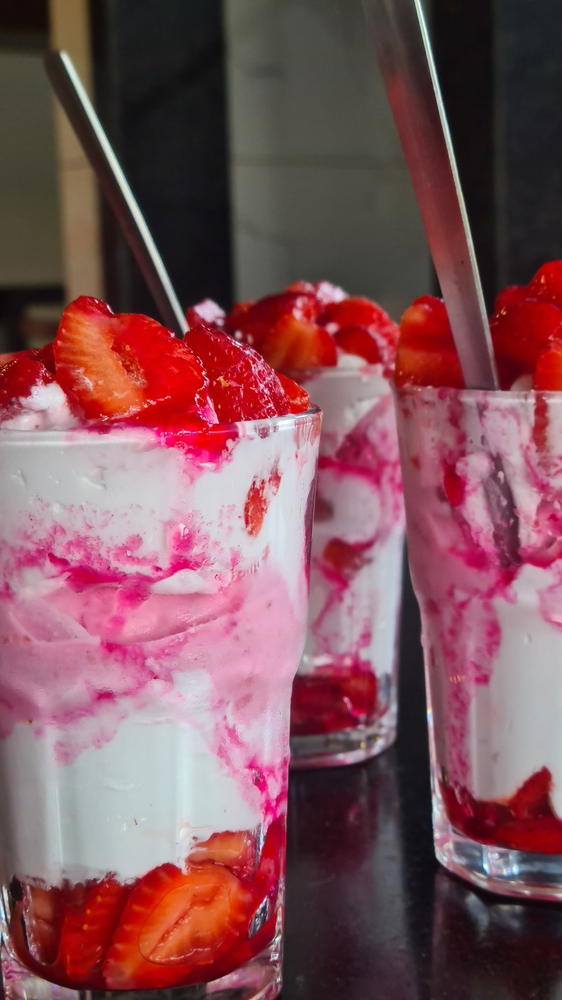
#> input picture IPPR assgn/Eight/input_rgb_image.jpg, 562 x 1000 px, shrunk from 2268 x 4032 before the run
$ python eight.py
#> lines starting #> are read from the running program, lines starting #| are printed output that depends on the picture
import cv2
import numpy as np
import matplotlib.pyplot as plt

def histogram_equalization_rgb(image_path):
    # Read the RGB image
#> called with image_path = 'input_rgb_image.jpg'
    image = cv2.imread(image_path)
#> image is the input picture: shape (1000, 562, 3); mean B, G, R 89.9, 82.8, 127.9

    if image is None:
        raise FileNotFoundError("Image not found")

    # Split the image into Red, Green, and Blue channels
    blue_channel, green_channel, red_channel = cv2.split(image)
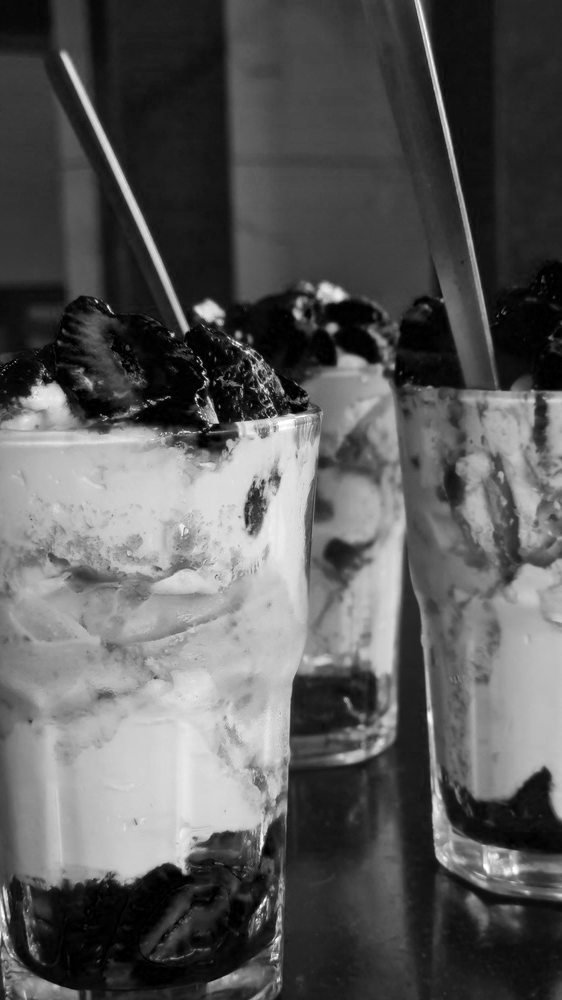
#> blue_channel: shape (1000, 562); min 0, max 255, mean 89.9
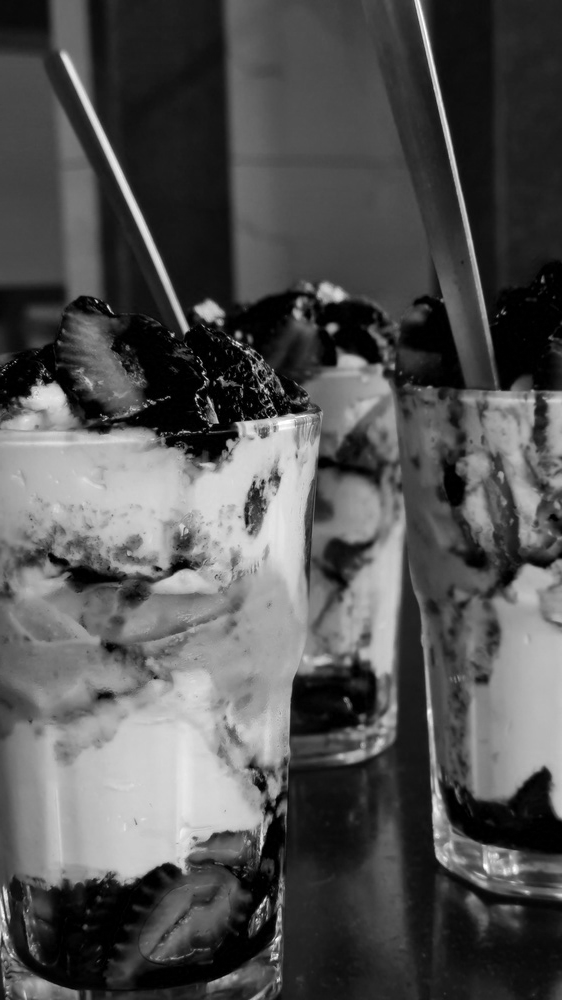
#> green_channel: shape (1000, 562); min 0, max 255, mean 82.8
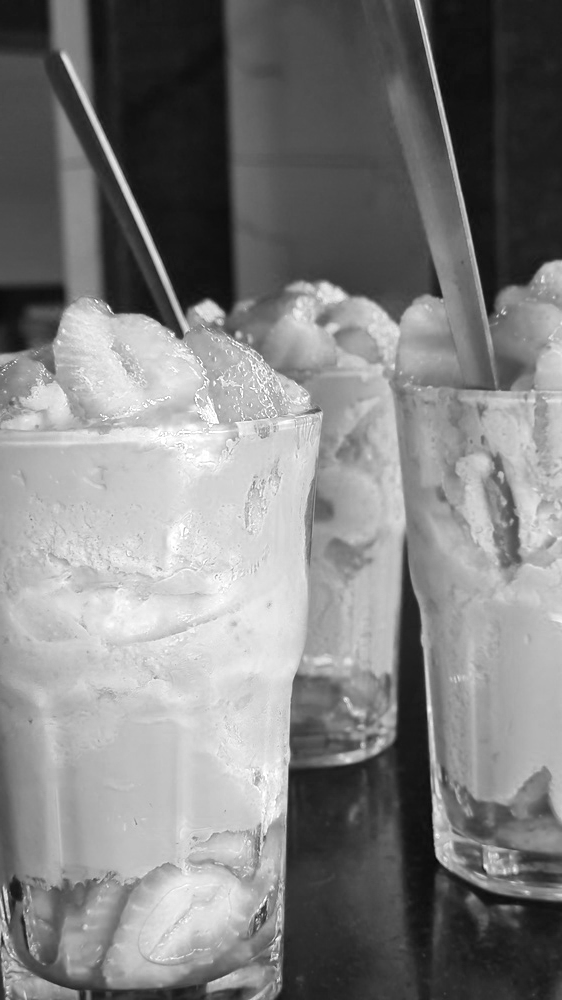
#> red_channel: shape (1000, 562); min 6, max 255, mean 127.9

    # Equalize the histogram of each color channel separately
    equalized_blue = cv2.equalizeHist(blue_channel)
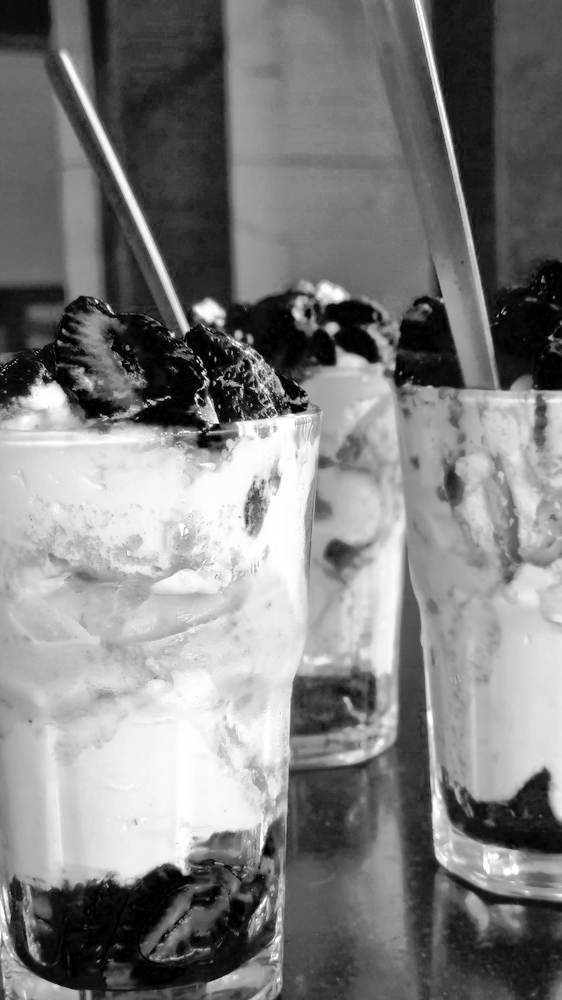
#> equalized_blue: shape (1000, 562); min 0, max 255, mean 127.3
    equalized_green = cv2.equalizeHist(green_channel)
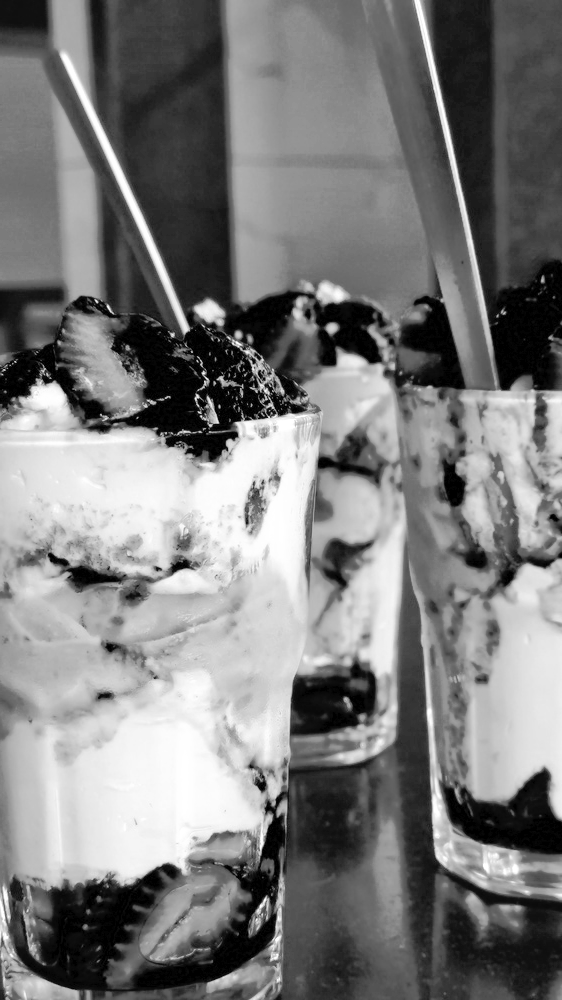
#> equalized_green: shape (1000, 562); min 0, max 255, mean 124.6
    equalized_red = cv2.equalizeHist(red_channel)

    # Merge the equalized channels back into a 24-bit RGB image
    equalized_image = cv2.merge([equalized_blue, equalized_green, equalized_red])
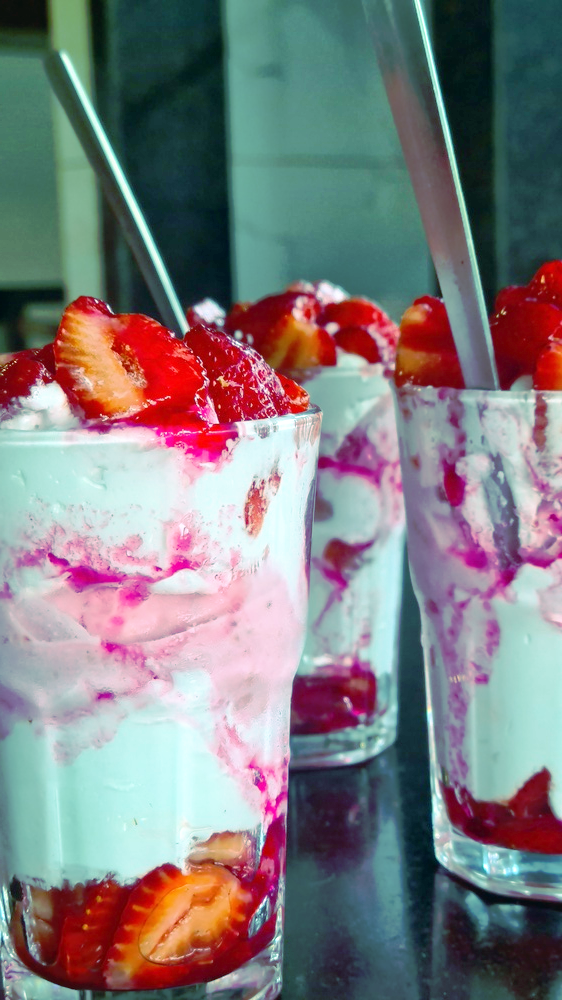
#> equalized_image: shape (1000, 562, 3); mean B, G, R 127.3, 124.6, 128.2

    # Save the equalized image
    equalized_image_path = 'equalized_rgb_image.jpg'
    cv2.imwrite(equalized_image_path, equalized_image)

    # Compute histograms for original and equalized images
    def compute_histograms(image):
        blue, green, red = cv2.split(image)
        blue_hist = cv2.calcHist([blue], [0], None, [256], [0, 256])
#> blue_hist = 256 values, max 6913 at index 27, min 2 at index 253, mean 2195.3
        green_hist = cv2.calcHist([green], [0], None, [256], [0, 256])
#> green_hist = 256 values, max 15896 at index 0, min 0 at index 249, mean 2195.3
        red_hist = cv2.calcHist([red], [0], None, [256], [0, 256])
#> red_hist = 256 values, max 5532 at index 77, min 0 at index 0, mean 2195.3
        return blue_hist, green_hist, red_hist

    original_histograms = compute_histograms(image)
    equalized_histograms = compute_histograms(equalized_image)

    # Plot histograms
    def plot_histograms(original_histograms, equalized_histograms):
        plt.figure(figsize=(12, 8))

        # Plot histograms for the original image
        plt.subplot(2, 2, 1)
        plt.plot(original_histograms[0], color='blue')
        plt.plot(original_histograms[1], color='green')
        plt.plot(original_histograms[2], color='red')
        plt.title('Original Image Histograms')
        plt.xlabel('Pixel Intensity')
        plt.ylabel('Frequency')

        # Plot histograms for the equalized image
        plt.subplot(2, 2, 2)
        plt.plot(equalized_histograms[0], color='blue')
        plt.plot(equalized_histograms[1], color='green')
        plt.plot(equalized_histograms[2], color='red')
        plt.title('Equalized Image Histograms')
        plt.xlabel('Pixel Intensity')
        plt.ylabel('Frequency')

        plt.tight_layout()
        plt.show()
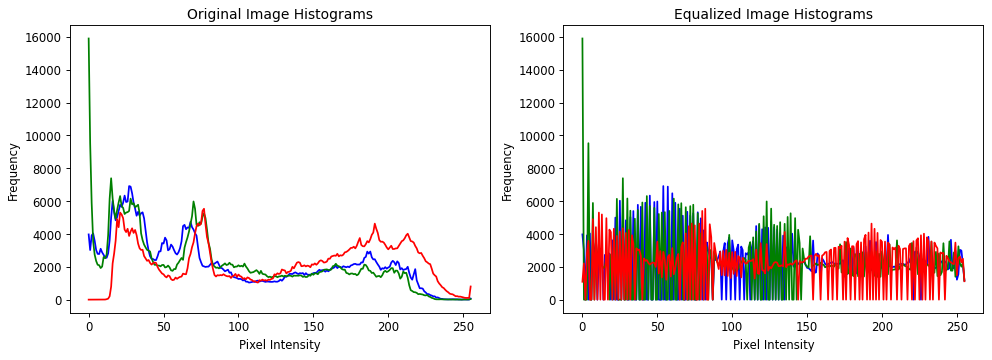
#> figure drawn by matplotlib, 2 panels; panel 1: curve peaks at x = 27, y = 6913; panel 1: curve peaks at x = 0, y = 15896; panel 1: curve peaks at x = 77, y = 5532; panel 2: curve peaks at x = 54, y = 6913

    plot_histograms(original_histograms, equalized_histograms)

    print(f"Equalized RGB image saved to {equalized_image_path}")

# Example usage
image_path = 'input_rgb_image.jpg'  # Path to the input 24-bit RGB image
histogram_equalization_rgb(image_path)
